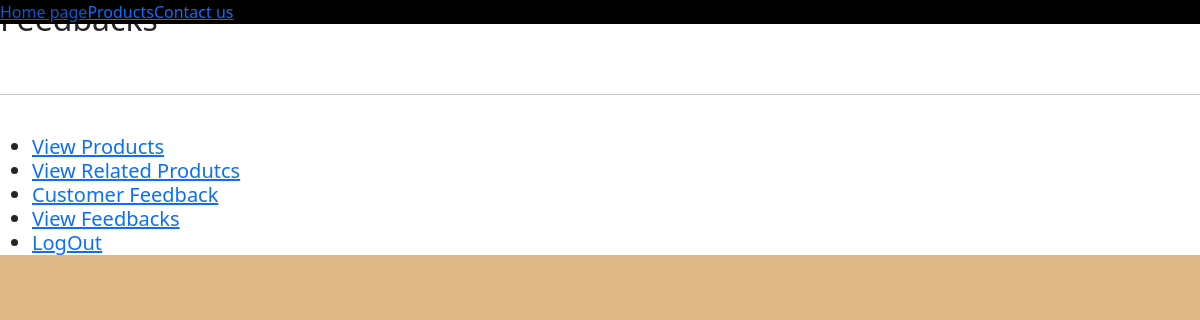
The app's page /Ayurstores/feedbacks, older data.
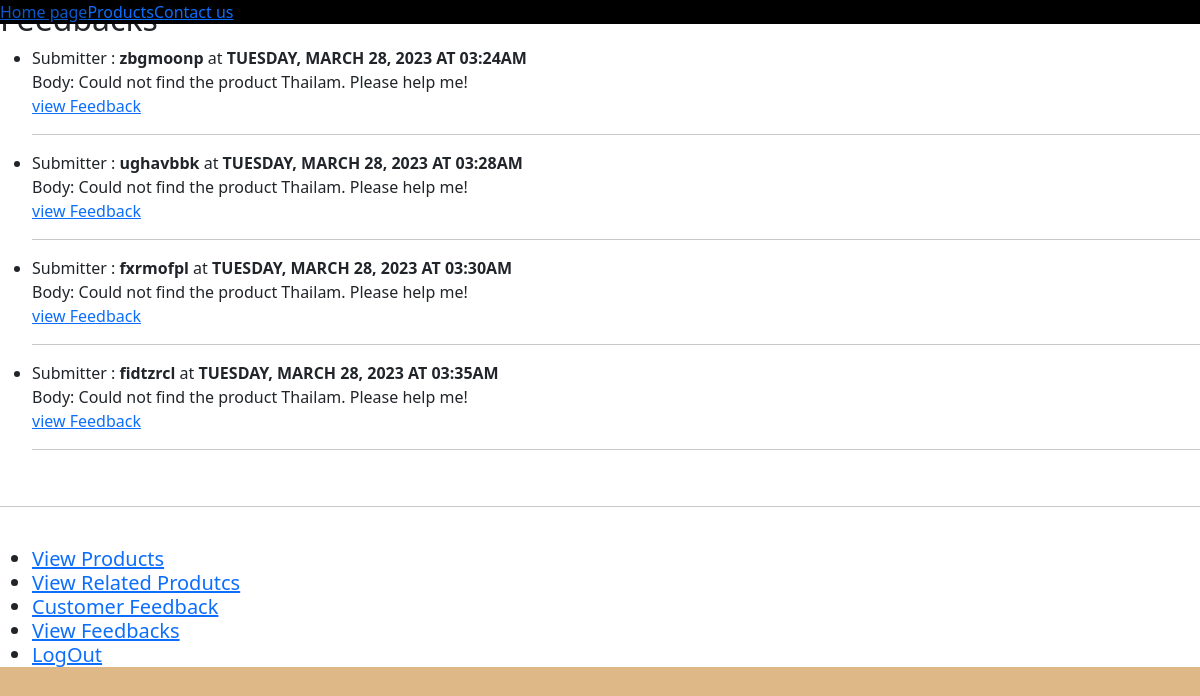
The same page, newer data.
### store/models.py (models this page shows)
class feedback(models.Model):
    submitter=models.CharField(max_length=100)
    body=models.CharField(max_length=1000)
    createdon=models.DateTimeField(auto_now_add=True)

### store/views.py (the view)
# urls.py: path("feedbacks", views.feedbacks, name = "feedbacksurl"), # http://127.0.0.1:8000/Ayurstores/feedbacks
def feedbacks(request):
    all_tickets = feedback.objects.all()
    return render(request, "store/Feedbacks.html" , {"items": all_tickets})

### store/templatetags/mytags.py (called while the page is built)
def mydate(oldvalue, miltime=False):
    if miltime : return oldvalue.strftime(time_format_mil).upper()
    return oldvalue.strftime(time_format)

### store/templates/store/Feedbacks.html (shortened to what this page needs)
{% extends "base.html" %}
{% load mytags %}
{% block content %}
<h2> Feedbacks </h2><ul>
{%for item in items%}
    {% autoescape off %}
    {%if not item.submitter == "Robot" %}
        <li> Submitter : <strong> {{item.submitter | escape}} </strong>
            at  <strong> {{item.createdon | mydate:True}} </strong> <br/>
            Body: {{item.body | escape}}
        </li>
    {%else%}
    <li> Submitter : <strong> {{item.submitter | safe}} on {{item.createdon}} </strong> <br/>
        Body: {{item.body | escape}}
    </li>
    {% endif%}
    <a href="{% url 'feedbackurl' item.pk %}"> view Feedback </a>
    <hr/>
    {% endautoescape %}
{%endfor%}
</ul>
{% endblock %}

### store/templates/base.html (shortened to what this page needs)
{% load static %}
<!DOCTYPE html>
<html lang="en">
<head>
    <link rel="stylesheet" href="{% static 'store/style.css'%}" />
    <link href="https://cdn.jsdelivr.net/npm/bootstrap@5.0.2/dist/css/bootstrap.min.css" rel="stylesheet">
</head>
<body>
    <nav class="nav-text">
        <a href="{% url 'index' %}"> Home page </a>
        <a href="{% url 'relatedproducturl' %}"> Products </a>
        <a href="{% url 'customerfeedbackurl' %}"> Contact us </a>
    </nav>
    <section class="content-text">
    {% block content %}
    {% endblock %}
    </section>
    <br/> <hr/><br/>
    <footer>
    <h5>
        <ul>
            <li>
            <a href="{% url 'relatedproducturl' %}"> View Products </a> </li>
            <li>
            <a href="{% url 'relatedproducturl' %}"> View Related Produtcs </a> </li>
            <li>
                <a href="{% url 'customerfeedbackurl' %}"> Customer Feedback </a> </li>
            <li>
                <a href="{% url 'feedbacksurl' %}"> View Feedbacks </a> </li>
            <li>
            <a href="{% url 'logouturl' %}"> LogOut </a>
            </li>
        </ul>
    </h5>
</footer>
</body>
</html>

### store/static/store/style.css (style rules this page uses)
html,body { font-family:sans-serif; color:darkslategrey; background-color:burlywood; }
.nav-text { position: fixed; top :0; left:0; width:100vw; background-color: black; color:white; display:flex; }

Row changes from the older to the newer data that the page shows:
added feedback: submitter "zbgmoonp", createdon|mydate "TUESDAY, MARCH 28, 2023 AT 03:24AM", body "Could not find the product Thailam. Please help me!"
added feedback: submitter "ughavbbk", createdon|mydate "TUESDAY, MARCH 28, 2023 AT 03:28AM", body "Could not find the product Thailam. Please help me!"
added feedback: submitter "fxrmofpl", createdon|mydate "TUESDAY, MARCH 28, 2023 AT 03:30AM", body "Could not find the product Thailam. Please help me!"
added feedback: submitter "fidtzrcl", createdon|mydate "TUESDAY, MARCH 28, 2023 AT 03:35AM", body "Could not find the product Thailam. Please help me!"
